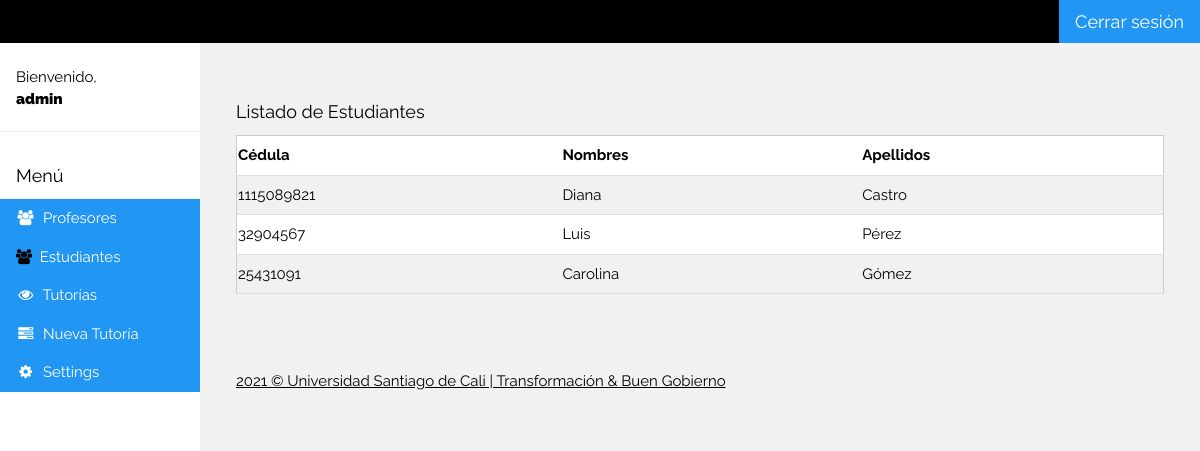
/ctg_listaestudiantes_tm/ (signed in), run on the app's committed database.
### appusc/models.py (models this page shows)
class estudiantes(models.Model):
    cedula=models.IntegerField()
    nombres=models.CharField(max_length=400)
    apellidos=models.CharField(max_length=400)

### appusc/views.py (the view)
# urls.py: path('ctg_listaestudiantes_tm/',views.ctg_listaestudiantes_tm),
def ctg_listaestudiantes_tm(request):
    estud=estudiantes.objects.all()
    return render(request,'appusc/ctg_listaestudiantes_tm.html',{'estud':estud})

### appusc/templates/appusc/ctg_listaestudiantes_tm.html
{% extends 'appusc/base.html' %}
    {% block content %}
        <br>
        <br>
        <div class="w3-container">
            <h5>Listado de Estudiantes</h5>
            <table class="w3-table w3-striped w3-bordered w3-border w3-hoverable w3-white">
                <th>Cédula</th>
                <th>Nombres</th>
                <th>Apellidos</th>
                {% for registro in estud %}
                <tr>
                    <td>{{ registro.cedula }}</td>
                    <td>{{ registro.nombres }}</td>
                    <td>{{ registro.apellidos }}</td>
                </tr>
                {% endfor %}
            </table><br>
          </div>
     {% endblock %}

### appusc/templates/appusc/base.html (shortened to what this page needs)
{% load static %}
<!DOCTYPE html>
<html>
<link rel="stylesheet" href="{% static 'css/w3.css' %}">
<link rel="stylesheet" href="https://cdnjs.cloudflare.com/ajax/libs/font-awesome/4.7.0/css/font-awesome.min.css">
<body class="w3-light-grey">
<div class="w3-bar w3-top w3-black w3-large" style="z-index:4">
  <a class="w3-button w3-blue w3-right" href="/detail">Cerrar sesión</a>
</div>
<nav class="w3-sidebar w3-collapse w3-white w3-animate-left" style="z-index:3;width:200px;" id="mySidebar"><br>
  <div class="w3-container w3-row">
    <div class="w3-col s8 w3-bar">
      <span>Bienvenido, <strong><b>{{request.user.username}}</b></strong></span><br>
    </div>
  </div>
  <hr>
  <div class="w3-container">
    <h5>Menú</h5>
  </div>
  <div class="w3-bar-block">
    <a href="/ctg_listaprofes_tm" class="w3-bar-item w3-button w3-padding w3-blue"><i class="fa fa-users fa-fw"></i>  Profesores</a>
    <a href="/ctg_listaestudiantes_tm" class="w3-bar-item w3-button w3-padding w3-blue"><i class="fa fa-users w3-text-black"></i>  Estudiantes</a>
    <a href="/tragrados" class="w3-bar-item w3-button w3-padding w3-blue"><i class="fa fa-eye fa-fw"></i>  Tutorías</a>
    <a href="/nuevatutoria" class="w3-bar-item w3-button w3-padding w3-blue"><i class="fa fa-tasks fa-fw"></i>  Nueva Tutoría</a>
    <a href="#" class="w3-bar-item w3-button w3-padding w3-blue"><i class="fa fa-cog fa-fw"></i>  Settings</a><br><br>
  </div>
</nav>
<div class="w3-main" style="margin-left:220px;margin-top:43px;margin-right: 20px;">
  {% block content %}
  {% endblock %}
  <br>
  <footer class="w3-container w3-padding-16 w3-light-grey">
    <p> <a href="https://www.usc.edu.co" target="_blank">2021 © Universidad Santiago de Cali  |  Transformación & Buen Gobierno</a></p>
  </footer>
</div>
</body>
</html>

### appusc/static/css/w3.css (style rules this page uses)
html { box-sizing:border-box }
*,*:before,*:after { box-sizing:inherit }
html { -ms-text-size-adjust:100%;-webkit-text-size-adjust:100% }
body { margin:0 }
article,aside,details,figcaption,figure,footer,header,main,menu,nav,section { display:block }
a { background-color:transparent }
b,strong { font-weight:bolder }
hr { box-sizing:content-box;height:0;overflow:visible }
html,body { font-family:Verdana,sans-serif;font-size:15px;line-height:1.5 }
html { overflow-x:hidden }
h5 { font-size:18px }
h1,h2,h3,h4,h5,h6 { font-family:"Segoe UI",Arial,sans-serif;font-weight:400;margin:10px 0 }
hr { border:0;border-top:1px solid #eee;margin:20px 0 }
a { color:inherit }
.w3-table,.w3-table-all { border-collapse:collapse;border-spacing:1;width:100%;display:table }
.w3-bordered tr,.w3-table-all tr { border-bottom:1px solid #ddd }
.w3-striped tbody tr:nth-child(even) { background-color:#f1f1f1 }
.w3-table td,.w3-table th,.w3-table-all td,.w3-table-all th { padding:8px 8px;display:table-cell;text-align:left;vertical-align:top }
.w3-table th:first-child,.w3-table td:first-child,.w3-table-all th:first-child,.w3-table-all td:first-child { padding-left:1px }
.w3-btn,.w3-button { border:none;display:inline-block;padding:8px 16px;vertical-align:middle;overflow:hidden;text-decoration:none;color:inherit;background-color:inherit;text-align:center;cursor:pointer;white-space:nowrap }
.w3-btn,.w3-button { -webkit-touch-callout:none;-webkit-user-select:none;-khtml-user-select:none;-moz-user-select:none;-ms-user-select:none;user-select:none }
.w3-sidebar { height:100%;width:200px;background-color:#fff;position:fixed!important;z-index:1;overflow:auto }
.w3-main,#main { transition:margin-left .4s }
.w3-bar { width:100%;overflow:hidden }
.w3-bar .w3-button { white-space:normal }
.w3-bar-block .w3-bar-item { width:100%;display:block;padding:8px 16px;text-align:left;border:none;white-space:normal;float:none;outline:0 }
.w3-container:after,.w3-container:before,.w3-panel:after,.w3-panel:before,.w3-row:after,.w3-row:before,.w3-row-padding:after,.w3-row-padding:before, .w3-cell-row:before,.w3-cell-row:after,.w3-clear:after,.w3-clear:before,.w3-bar:before,.w3-bar:after { content:"";display:table;clear:both }
.w3-col,.w3-half,.w3-third,.w3-twothird,.w3-threequarter,.w3-quarter { float:left;width:100% }
.w3-col.s8 { width:66.66666% }
@media (min-width:993px) { .w3-sidebar.w3-collapse { display:block!important } }
.w3-top,.w3-bottom { position:fixed;width:100%;z-index:1 }
.w3-top { top:0 }
.w3-container,.w3-panel { padding:0.01em 16px }
.w3-animate-left { position:relative;animation:animateleft 0.4s }
.w3-large { font-size:18px!important }
.w3-border { border:1px solid #ccc!important }
.w3-padding { padding:8px 16px!important }
.w3-padding-16 { padding-top:16px!important;padding-bottom:16px!important }
.w3-right { float:right!important }
.w3-blue,.w3-hover-blue:hover { color:#fff!important;background-color:#2196F3!important }
.w3-white,.w3-hover-white:hover { color:#000!important;background-color:#fff!important }
.w3-black,.w3-hover-black:hover { color:#fff!important;background-color:#000!important }
.w3-light-grey,.w3-hover-light-grey:hover,.w3-light-gray,.w3-hover-light-gray:hover { color:#000!important;background-color:#f1f1f1!important }
.w3-text-black,.w3-hover-text-black:hover { color:#000!important }

### appusc/templates/appusc/base.html (style rules this page uses)
html,body,h1,h2,h3,h4,h5 { font-family: "Raleway", sans-serif }

### data on the page
estudiantes: cedula "1115089821", nombres "Diana", apellidos "Castro"
estudiantes: cedula "32904567", nombres "Luis", apellidos "Pérez"
estudiantes: cedula "25431091", nombres "Carolina", apellidos "Gómez"

### other printed values
{{ request.user.username }} "admin"
